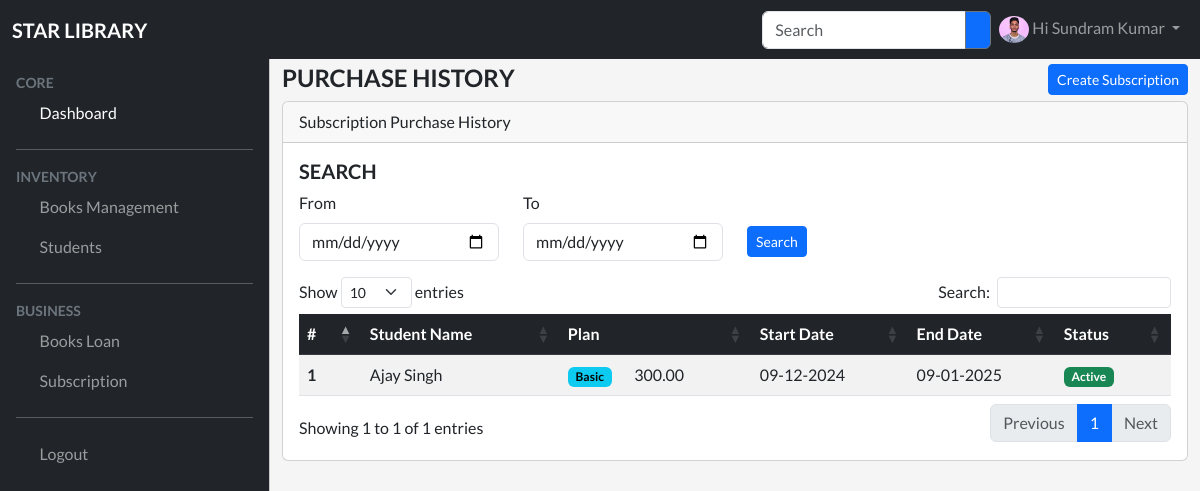
Screenshot of /subscriptions/purchase-history.php (signed in) with the database file from the repository.
### tables this page shows
CREATE TABLE `subscriptions` (
  `id` int(11) NOT NULL,
  `student_id` int(11) DEFAULT NULL,
  `plan_id` int(11) DEFAULT NULL,
  `start_date` date DEFAULT NULL,
  `end_date` date DEFAULT NULL,
  `amount` float(10,2) DEFAULT NULL,
  `created_at` timestamp NOT NULL DEFAULT current_timestamp(),
  `updated_at` timestamp NULL DEFAULT NULL
);

CREATE TABLE `students` (
  `id` int(11) NOT NULL,
  `name` varchar(255) DEFAULT NULL,
  `phone_no` varchar(15) DEFAULT NULL,
  `email` varchar(255) DEFAULT NULL,
  `address` text DEFAULT NULL,
  `status` tinyint(1) NOT NULL DEFAULT 1,
  `created_at` timestamp NOT NULL DEFAULT current_timestamp(),
  `updated_at` timestamp NULL DEFAULT NULL
);

CREATE TABLE `subscription_plans` (
  `id` int(11) NOT NULL,
  `title` varchar(255) NOT NULL DEFAULT '',
  `amount` float(10,2) NOT NULL DEFAULT 0.00,
  `duration` int(11) DEFAULT NULL,
  `status` tinyint(1) NOT NULL DEFAULT 1,
  `created_at` timestamp NOT NULL DEFAULT current_timestamp(),
  `updated_at` timestamp NULL DEFAULT NULL
);

### models/subscription.php (called while the page is built, shortened)
<?php
function getPurchaseHistory($conn, $from, $to)
{
    $sql = "select s.*, p.title as plan_name, st.name as student_name
        from subscriptions s
        inner join subscription_plans p on p.id = s.plan_id
        inner join students st on st.id = s.student_id where s.id != 0";
    $sql .= " order by s.id desc";
    $result = $conn->query($sql);
    return $result;
}

### subscriptions/purchase-history.php (the view, shortened to what this page needs)
<?php
include_once(DIR_URL . "config/database.php");
include_once(DIR_URL . "models/subscription.php");
$from = "";
$to = "";
$purchaseHistory = getPurchaseHistory($conn, $from, $to);
include_once(DIR_URL . "include/header.php");
include_once(DIR_URL . "include/topbar.php");
include_once(DIR_URL . "include/sidebar.php");
?>
<main class="mt-5 pt-3">
    <div class="container-fluid">
        <div class="row dashboard-counts">
            <div class="col-md-12">
                <h4 class="fw-bold text-uppercase">Purchase History
                    <button type="button" style="float:right" class="btn btn-primary btn-sm" data-bs-toggle="modal" data-bs-target="#subsModal">
                        Create Subscription
                    </button>
                </h4>
            </div>
            <div class="col-md-12">
                <div class="card">
                    <div class="card-header">
                        Subscription Purchase History
                    </div>
                    <div class="card-body">
                        <form method="get">
                            <div class="row mb-3">
                                <div class="col-md-12">
                                    <h5 class="fw-bold text-uppercase">Search</h5>
                                </div>
                                <div class="col-md-3">
                                    <label class="form-label">From</label>
                                    <input type="date" class="form-control" name="from" value="<?php echo $from ?>" />
                                </div>
                                <div class="col-md-3">
                                    <label class="form-label">To</label>
                                    <input type="date" class="form-control" name="to" value="<?php echo $to ?>" />
                                </div>
                                <div class="col-md-3">
                                    <button type="submit" name="search" class="btn btn-primary btn-sm" style="margin-top:35px">
                                        Search
                                    </button>
                                </div>
                            </div>
                        </form>
                        <div class="table-responsive">
                            <table id="data-table" class="table table-responsive table-striped">
                                <thead class="table-dark">
                                    <tr>
                                        <th scope="col">#</th>
                                        <th scope="col">Student Name</th>
                                        <th scope="col">Plan</th>
                                        <th scope="col">Start Date</th>
                                        <th scope="col">End Date</th>
                                        <th scope="col">Status</th>
                                    </tr>
                                </thead>
                                <tbody>
                                    <?php
                                    if ($purchaseHistory->num_rows > 0) {
                                        $i = 1;
                                        while ($row = $purchaseHistory->fetch_assoc()) {
                                            ?>
                                            <tr>
                                                <th scope="row"><?php echo $i++ ?></th>
                                                <td><?php echo $row['student_name'] ?></td>
                                                <td>
                                                    <span class="badge text-bg-info me-1"><?php echo $row['plan_name'] ?></span>
                                                    <i class="fa-solid fa-indian-rupee-sign"></i>
                                                    <?php echo $row['amount'] ?>
                                                </td>
                                                <td><?php echo date("d-m-Y", strtotime($row['start_date'])) ?></td>
                                                <td><?php echo date("d-m-Y", strtotime($row['end_date'])) ?></td>
                                                <td>
                                                    <?php
                                                    $today = date("Y-m-d");
                                                    if ($row['end_date'] >= $today)
                                                        echo '<span class="badge text-bg-success">Active</span>';
                                                    else
                                                        echo  '<span class="badge text-bg-danger">Expired</span>';
                                                    ?>
                                                </td>
                                            </tr>
                                        <?php }
                                } ?>
                                </tbody>
                            </table>
                        </div>
                    </div>
                </div>
            </div>
        </div>
    </div>
</main>
<?php include_once(DIR_URL . "include/footer.php") ?>

### assets/css/style.css (style rules this page uses)
body { font-family: "Lato", sans-serif; background-color: #f5f5f5; height: 100vh; }
:root { --offcanvas-width: 270px; --topNavbarHeight: 56px; }
@media (min-width: 992px) { body { overflow: auto !important; } }
@media (min-width: 992px) { main { margin-left: var(--offcanvas-width); } }

### rows the page displays
subscriptions: student.name "Ajay Singh", subscription_plans.title "Basic", amount "300.00", start_date "09-12-2024", end_date "09-01-2025", shows "Active"

### other values shown
$_SESSION['user']['name'] "Sundram Kumar"
